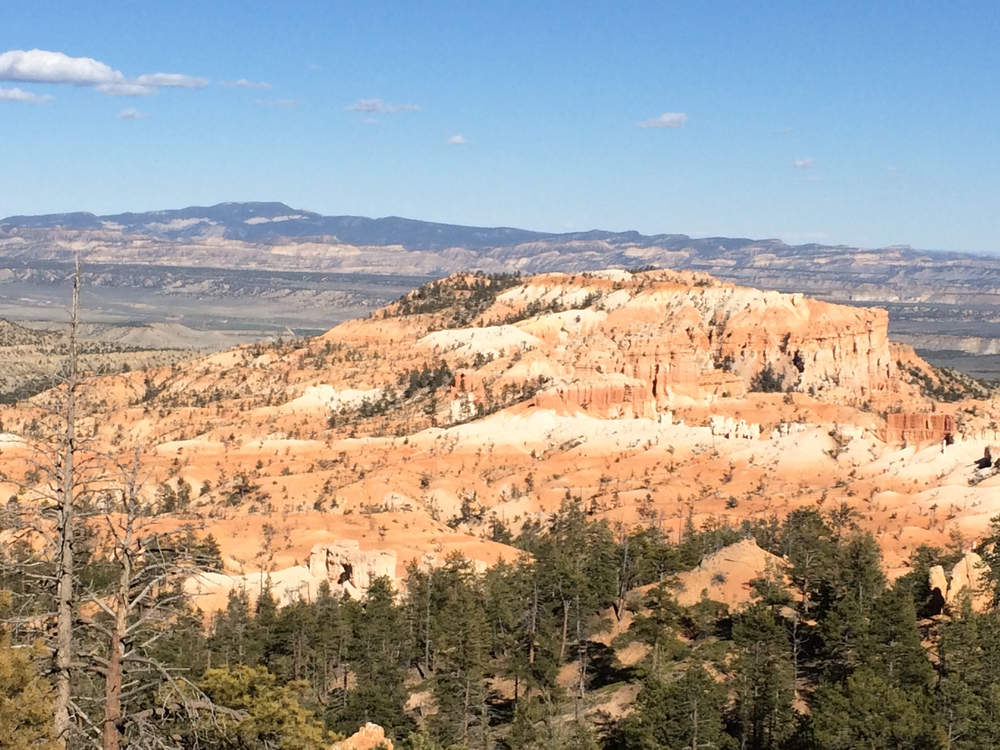
#> input picture CV1_1552746_崔鹤洁/Problem4_PanoramaStitching/images/bryce_left.png, 1000 x 750 px
$ python main.py
#> lines starting #> are read from the running program, lines starting #| are printed output that depends on the picture
### CV1_1552746_崔鹤洁/Problem4_PanoramaStitching/panorama_stiching.py
import cv2
import numpy as np


def kps_and_features_detect(image):

    # detect and extract features of the image
    descriptor = cv2.xfeatures2d.SIFT_create()
    (kps, features) = descriptor.detectAndCompute(image, None)
    kps = np.float32([kp.pt for kp in kps])

    return (kps, features)


def keypoints_match(kpsA, kpsB, featuresA, featuresB, ratio, maximum_pixelroom_for_RANSC):

    # compute the raw matches and initialize the list of true matches
    matcher = cv2.DescriptorMatcher_create("BruteForce")
    raw_matches = matcher.knnMatch(featuresA, featuresB, 2)
    matches = []

    for m in raw_matches:
        # ensure the distance is within a certain ratio of each other
        if len(m) == 2 and m[0].distance < m[1].distance * ratio:
            matches.append((m[0].trainIdx, m[0].queryIdx))

    # use at least 4 matches to compute a homography
    if len(matches) > 4:
        # construct two sets of points
        ptsA = np.float32([kpsA[i] for (_, i) in matches])
        ptsB = np.float32([kpsB[i] for (i, _) in matches])

        (H, status) = cv2.findHomography(ptsA, ptsB, cv2.RANSAC, maximum_pixelroom_for_RANSC)

        return (matches, H, status)

    return None


def matches_draw(imageA, imageB, kpsA, kpsB, matches, status):

    # initialize output image
    (hA, wA) = imageA.shape[:2]
    (hB, wB) = imageB.shape[:2]
    vis = np.zeros((max(hA, hB), wA + wB, 3), dtype="uint8")
    vis[0:hA, 0:wA] = imageA
    vis[0:hB, wA:] = imageB

    # loop over the true matching points
    for ((trainIdx, queryIdx), s) in zip(matches, status):
        if s == 1:
            # draw the matches
            ptA = (int(kpsA[queryIdx][0]), int(kpsA[queryIdx][1]))
            ptB = (int(kpsB[trainIdx][0]) + wA, int(kpsB[trainIdx][1]))
            cv2.line(vis, ptA, ptB, (0, 255, 0), 1)

    return vis


def panorama_stitching(images, ratio=0.75, maximum_pixelroom_for_RANSC =4.0, show_matches=False):

    # Detect key points and extract features of the image
    (imageB, imageA) = images
    (kpsA, featuresA) = kps_and_features_detect(imageA)
    (kpsB, featuresB) = kps_and_features_detect(imageB)

    # match features between the two images
    M = keypoints_match(kpsA, kpsB, featuresA, featuresB, ratio, maximum_pixelroom_for_RANSC)

    # situation that there aren't enough matched key points to create a panorama
    if M is None:
        return None

    # apply a warp to stitch the images together
    (matches, H, status) = M
    result = cv2.warpPerspective(imageA, H, (imageA.shape[1] + imageB.shape[1], imageA.shape[0]))
    result[0:imageB.shape[0], 0:imageB.shape[1]] = imageB

    # key points matches be visualized or not
    if show_matches:
        vis = matches_draw(imageA, imageB, kpsA, kpsB, matches, status)
        return (result, vis)

    return result

### CV1_1552746_崔鹤洁/Problem4_PanoramaStitching/main.py
import argparse
import imutils
import cv2
import sys
from panorama_stiching import panorama_stitching


def main(args):

    # load two images, resize them to width 400 pixels
    image_left = cv2.imread(args.first)
#> image_left is the input picture: shape (750, 1000, 3); mean B, G, R 146.6, 155.2, 161.7
    image_right = cv2.imread(args.second)
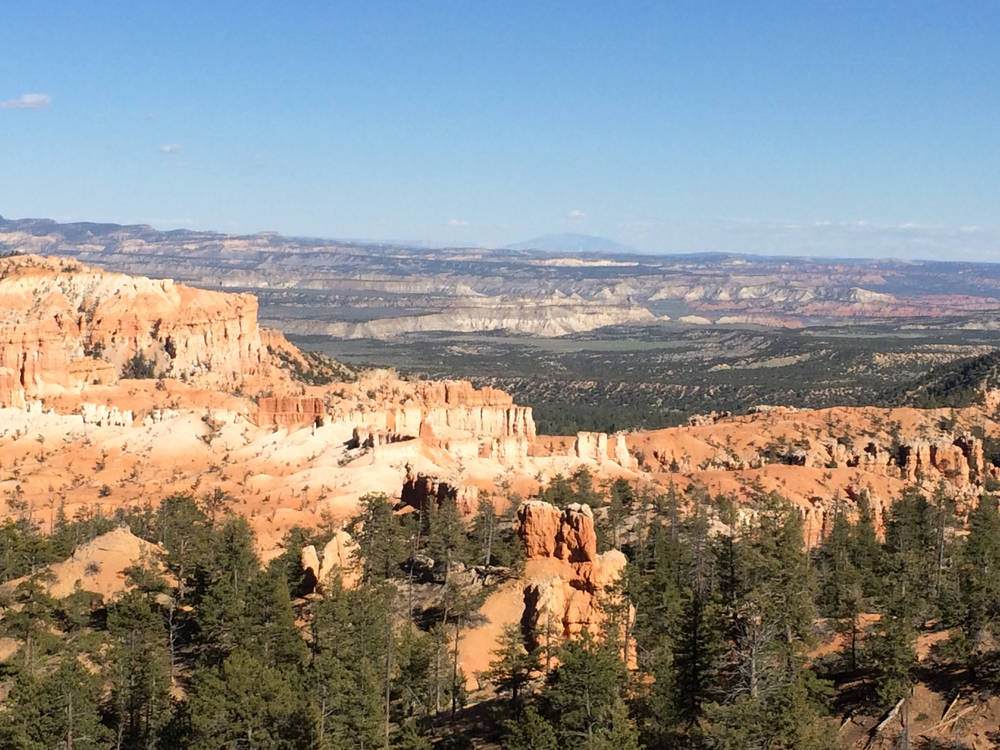
#> input picture CV1_1552746_崔鹤洁/Problem4_PanoramaStitching/images/bryce_right.png, 1000 x 750 px
#> image_right is the input picture: shape (750, 1000, 3); mean B, G, R 137.5, 141.8, 143.6
    image_left = imutils.resize(image_left, width=400)
#> image_left: shape (300, 400, 3)
    image_right = imutils.resize(image_right, width=400)
#> image_right: shape (300, 400, 3)

    # panorama creating
    (result, vis) = panorama_stitching([image_left, image_right], show_matches=True)
#> in kps_and_features_detect, `(kps, features) = descriptor.detectAndCompute(image, None)`: kps = 1239 keypoints; strongest (x, y, size): (141, 177, 3), (163, 175, 1.8), (212, 238, 4.5), (127, 169, 2.5)
#> in kps_and_features_detect, `kps = np.float32([kp.pt for kp in kps])`: kps = 1239 pairs, first value 2.46 to 397.1, second value 86.03 to 296.5
#> in panorama_stitching, `(kpsA, featuresA) = kps_and_features_detect(imageA)`: kpsA has the same summary as kps in kps_and_features_detect
#> in kps_and_features_detect (call 2), `(kps, features) = descriptor.detectAndCompute(image, None)`: kps = 1225 keypoints; strongest (x, y, size): (394, 185, 3.2), (379, 176, 2.5), (139, 228, 3.3), (319, 144, 3.4)
#> in panorama_stitching, `(kpsB, featuresB) = kps_and_features_detect(imageB)`: kpsB = 1225 pairs, first value 2.41 to 397, second value 18.76 to 296.9
#> in keypoints_match, `raw_matches = matcher.knnMatch(featuresA, featuresB, 2)`: raw_matches = 1239 matches
#> after the loop in keypoints_match, `for m in raw_matches:`: matches = 265 pairs, first value 110 to 1222, second value 5 to 654
#> in keypoints_match, `ptsA = np.float32([kpsA[i] for (_, i) in matches])`: ptsA = 265 pairs, first value 3.67 to 216.5, second value 89.13 to 295.8
#> in keypoints_match, `ptsB = np.float32([kpsB[i] for (i, _) in matches])`: ptsB = 265 pairs, first value 37.02 to 395.9, second value 94.98 to 296.3
#> in keypoints_match, `(H, status) = cv2.findHomography(ptsA, ptsB, cv2.RANSAC, maximum_pixel..`: H = [[0.841, -0.0146, 255.6], [-0.0479, 0.972, 8.83], [-0.000404, 4.07e-06, 1]]; status = 265 values, max 1 at index 0, min 0 at index 5, mean 0.981
#> in panorama_stitching, `result = cv2.warpPerspective(imageA, H, (imageA.shape[1] + imageB.shap..`:
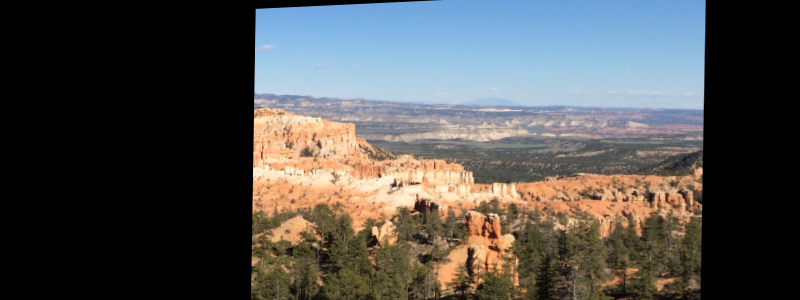
#> result: shape (300, 800, 3); mean B, G, R 78.9, 80.7, 81.3
#> in panorama_stitching, `result[0:imageB.shape[0], 0:imageB.shape[1]] = imageB`:
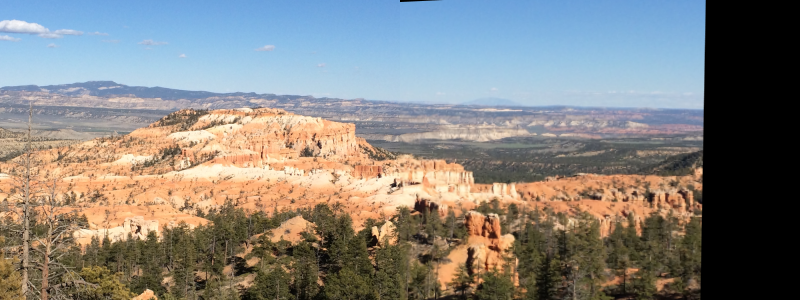
#> result: shape (300, 800, 3); mean B, G, R 126.3, 130.6, 133.2
#> in matches_draw, `vis[0:hA, 0:wA] = imageA`:
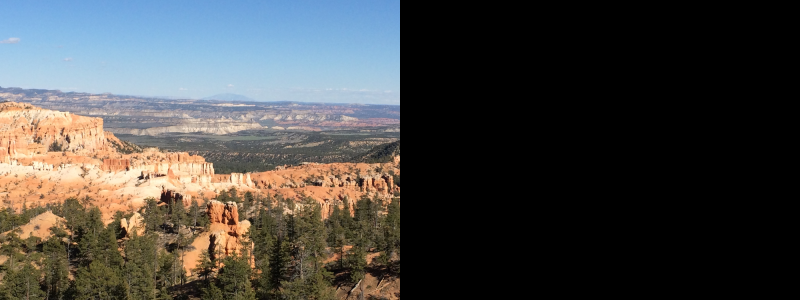
#> vis: shape (300, 800, 3); mean B, G, R 68.8, 70.9, 71.8
#> in matches_draw, `vis[0:hB, wA:] = imageB`:
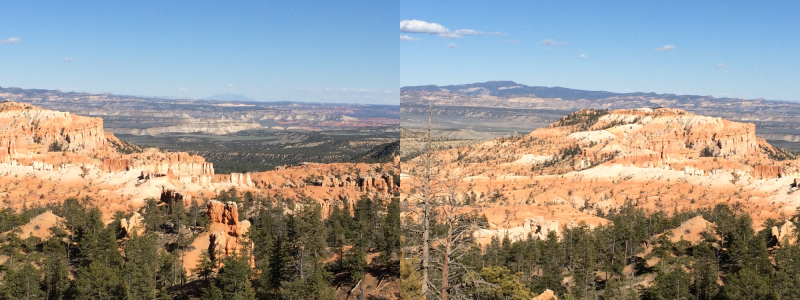
#> vis: shape (300, 800, 3); mean B, G, R 142, 148.5, 152.7
#> the loop in matches_draw, `for ((trainIdx, queryIdx), s) in zip(matches, status):` made 265 passes
#> (trainIdx, queryIdx, s, ptA, ptB) on passes 1, 2, 3, 4, 5, 7, 8, 9, 10, 11, 12, 13: (808, 5, [1], (3, 210), (655, 213)), (810, 7, [1], (3, 200), (656, 204)), (812, 8, [1], (4, 194), (656, 197)), (813, 9, [1], (4, 194), (656, 197)), (817, 12, [1], (5, 207), (657, 210)), (820, 15, [1], (6, 242), (658, 245)), (821, 25, [1], (9, 295), (660, 296)), (827, 26, [1], (9, 231), (661, 233)), (830, 28, [1], (11, 185), (663, 189)), (831, 29, [1], (11, 185), (663, 189)), (829, 32, [1], (12, 234), (663, 237)), (833, 34, [1], (14, 194), (665, 198))
#> (ptA, ptB) on passes 61 to 66: ((39, 238), (689, 242)), ((39, 216), (689, 220)), ((39, 144), (691, 150)), ((39, 246), (689, 250)), ((39, 124), (692, 130)), ((40, 210), (691, 215))
#> after the loop in matches_draw, `for ((trainIdx, queryIdx), s) in zip(matches, status):`:
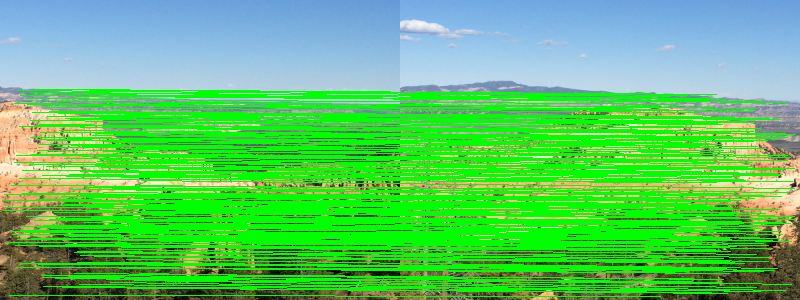
#> vis: shape (300, 800, 3); mean B, G, R 100.7, 196.3, 91.6

    cv2.imshow("Image left", image_left)
    cv2.imshow("Image right", image_right)
    cv2.imshow("Key point Matches", vis)
    cv2.imshow("Panorama", result)
    print('Press any key to exit!')
    cv2.waitKey(0)


# construct the argument parse and parse the arguments
def parse_arguments(argv):
    parser = argparse.ArgumentParser()
    parser.add_argument("-f", "--first", help="path to the first image", default='images/bryce_left.png')
    parser.add_argument("-s", "--second", help="path to the second image", default='images/bryce_right.png')
    return parser.parse_args(argv)

if __name__ == '__main__':
    main(parse_arguments(sys.argv[1:]))
